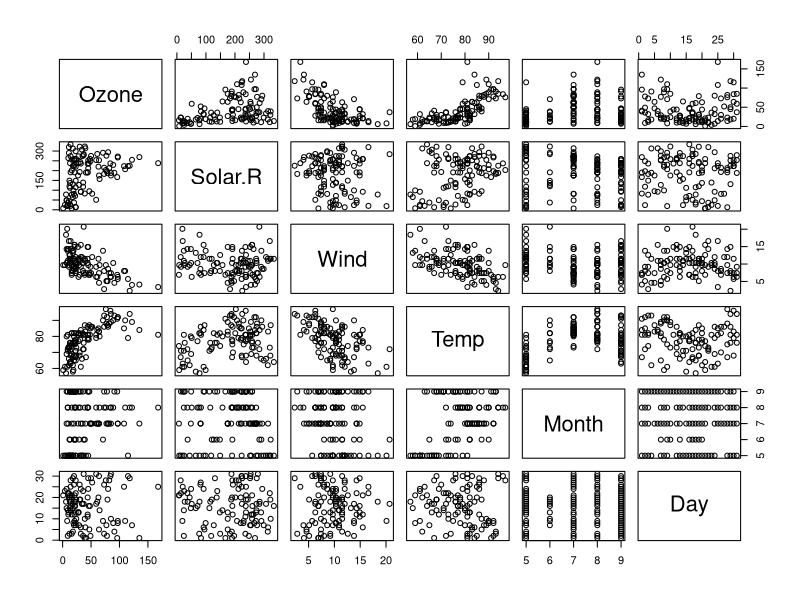
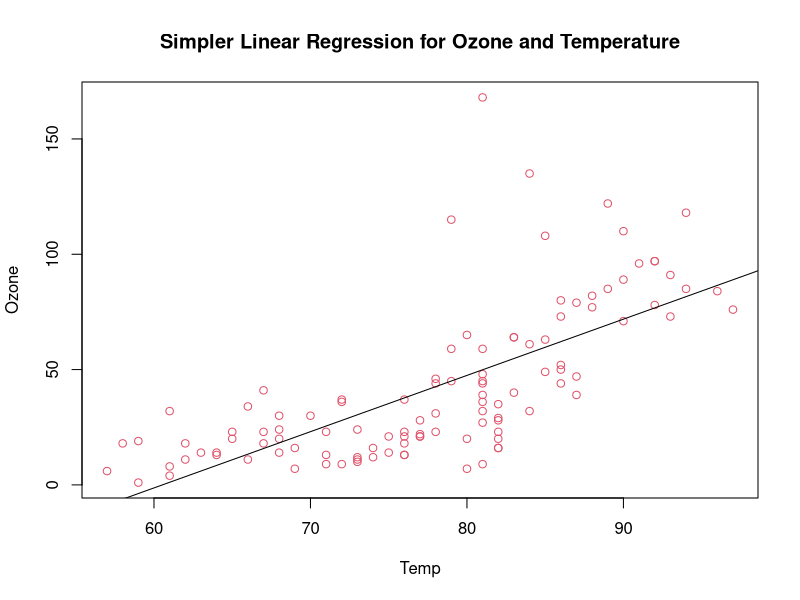

Write the R code that produced these figures, in order.
## ---- chunk 1
knitr::opts_chunk$set(echo = TRUE)
## ---- chunk 2
library("MASS")
#Simpler Linear Regression
airq_data= na.exclude(airquality)
plot(airq_data)
cor(airq_data[,c("Ozone","Temp")], use="complete")

#Multiple Linea regression for wind and Temp variables (pearson = -45798)
plot(Ozone~ Temp, data= airq_data, main="Simpler Linear Regression for Ozone and Temperature", col=2)
model = lm(Ozone~ Temp, data= airq_data)
summary(model)
abline(model)

# In this model it is observed that there is a direct relationship of the variables with an R: 0.48. The p value is less than 0.05, the null hypothesis is rejected and the alternative hypothesis is accepted.  

## ---- chunk 3
cor(x=airq_data,method="pearson")
rmultiple_temp = lm (airq_data$Temp~airq_data$Ozone+airq_data$Month+airq_data$Day+ airq_data$Solar.R+airq_data$Wind)
summary(rmultiple_temp)


## ---- chunk 4
#Use of step to chosee the best model. 
step(object=rmultiple_temp,direction ="both", trace=1)

# The best performing Step function model. 
#Call:
#lm(formula = airq_data$Temp ~ airq_data$Ozone + airq_data$Month + 
#   airq_data$Solar.R)

#Coefficients:
#      (Intercept)    airq_data$Ozone    airq_data$Month  airq_data$Solar.R  
#         53.26290            0.17650            2.09279            0.01081  

